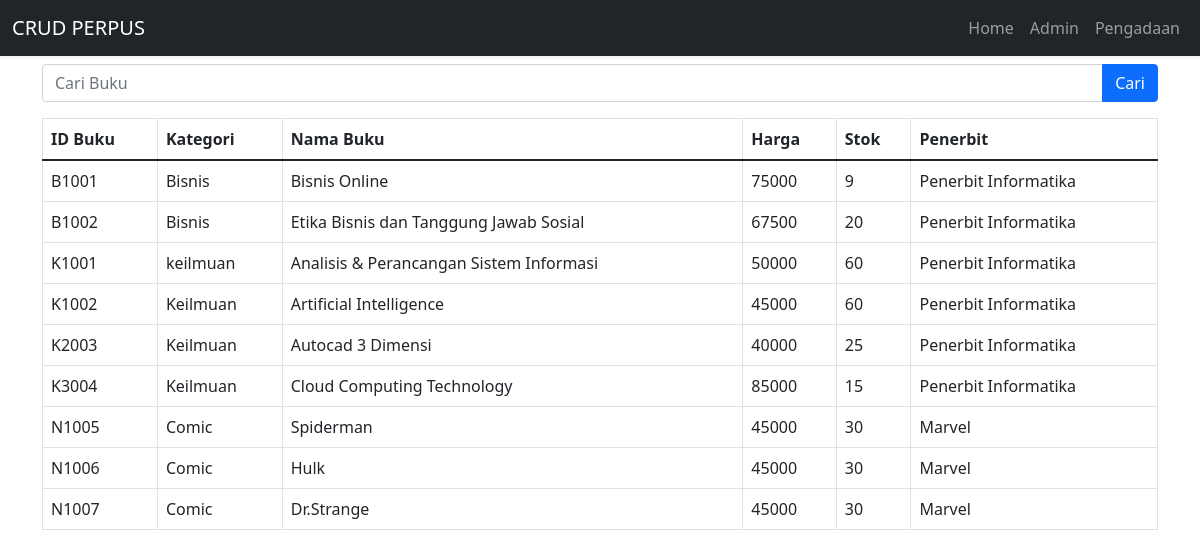
The page / on the database its author committed.
### tables this page shows
CREATE TABLE `buku` (
  `id_buku` varchar(8) NOT NULL,
  `Kategori` varchar(32) NOT NULL,
  `nama_buku` varchar(64) NOT NULL,
  `Harga` int(11) NOT NULL,
  `Stok` int(11) NOT NULL,
  `Penerbit` varchar(32) NOT NULL
);

### index.php (the view, shortened to what this page needs)
<?php
$servername = "localhost";
$username = "root";
$password = "";
$dbname = "data";
$conn = new mysqli($servername, $username, $password, $dbname);
function ambilData() {
    global $conn;
    $sql = "SELECT * FROM buku ORDER BY id_buku";
    $result = $conn->query($sql);
    return $result->fetch_all(MYSQLI_ASSOC);
}
if (isset($data) && !empty($data)) {
    $tampilData = $data;
} else {
    $tampilData = ambilData();
}
?>
<!DOCTYPE html>
<html lang="en">
<head>
    <link href="https://cdn.jsdelivr.net/npm/bootstrap@5.1.3/dist/css/bootstrap.min.css" rel="stylesheet">
</head>
<body>
    <div class="container mt-5">
        <nav class="navbar navbar-expand-lg navbar-dark shadow-sm bg-dark fixed-top mb-5">
            <div class="container-fluid">
                <a class="navbar-brand" href="#">CRUD PERPUS</a>
                <div class="collapse navbar-collapse" id="navbarNavDropdown">
                    <ul class="navbar-nav ms-auto">
                        <li class="nav-item">
                            <a class="nav-link" aria-current="page" href="index.php">Home</a>
                        </li>
                        <li class="nav-item">
                            <a class="nav-link" href="admin.php">Admin</a>
                        </li>
                        <li class="nav-item">
                            <a class="nav-link" href="pengadaan.php">Pengadaan</a>
                        </li>
                    </ul>
                </div>
            </div>
        </nav>
     <form method="post" class="mb-3 pt-3">
        <div class="input-group">
            <input type="text" name="search" class="form-control" placeholder="Cari Buku" required>
            <button type="submit" class="btn btn-primary">Cari</button>
        </div>
    </form>
        <table class="table table-bordered">
            <thead>
                <tr>
                    <th>ID Buku</th>
                    <th>Kategori</th>
                    <th>Nama Buku</th>
                    <th>Harga </th>
                    <th>Stok </th>
                    <th>Penerbit </th>
                </tr>
            </thead>
            <tbody>
                <?php foreach ($tampilData as $row): ?>
                <tr>
                    <td><?= $row['id_buku']; ?></td>
                    <td><?= $row['Kategori']; ?></td>
                    <td><?= $row['nama_buku']; ?></td>
                    <td><?= $row['Harga']; ?></td>
                    <td><?= $row['Stok']; ?></td>
                    <td><?= $row['Penerbit']; ?></td>
                </tr>
                <?php endforeach; ?>
            </tbody>
    </div>
</body>
</html>

### rows shown on the page
buku: id_buku "B1001", Kategori "Bisnis", nama_buku "Bisnis Online", Harga "75000", Stok "9", Penerbit "Penerbit Informatika"
buku: id_buku "B1002", Kategori "Bisnis", nama_buku "Etika Bisnis dan Tanggung Jawab Sosial", Harga "67500", Stok "20", Penerbit "Penerbit Informatika"
buku: id_buku "K1001", Kategori "keilmuan", nama_buku "Analisis & Perancangan Sistem Informasi", Harga "50000", Stok "60", Penerbit "Penerbit Informatika"
buku: id_buku "K1002", Kategori "Keilmuan", nama_buku "Artificial Intelligence", Harga "45000", Stok "60", Penerbit "Penerbit Informatika"
buku: id_buku "K2003", Kategori "Keilmuan", nama_buku "Autocad 3 Dimensi", Harga "40000", Stok "25", Penerbit "Penerbit Informatika"
buku: id_buku "K3004", Kategori "Keilmuan", nama_buku "Cloud Computing Technology", Harga "85000", Stok "15", Penerbit "Penerbit Informatika"
buku: id_buku "N1005", Kategori "Comic", nama_buku "Spiderman", Harga "45000", Stok "30", Penerbit "Marvel"
buku: id_buku "N1006", Kategori "Comic", nama_buku "Hulk", Harga "45000", Stok "30", Penerbit "Marvel"
buku: id_buku "N1007", Kategori "Comic", nama_buku "Dr.Strange", Harga "45000", Stok "30", Penerbit "Marvel"
